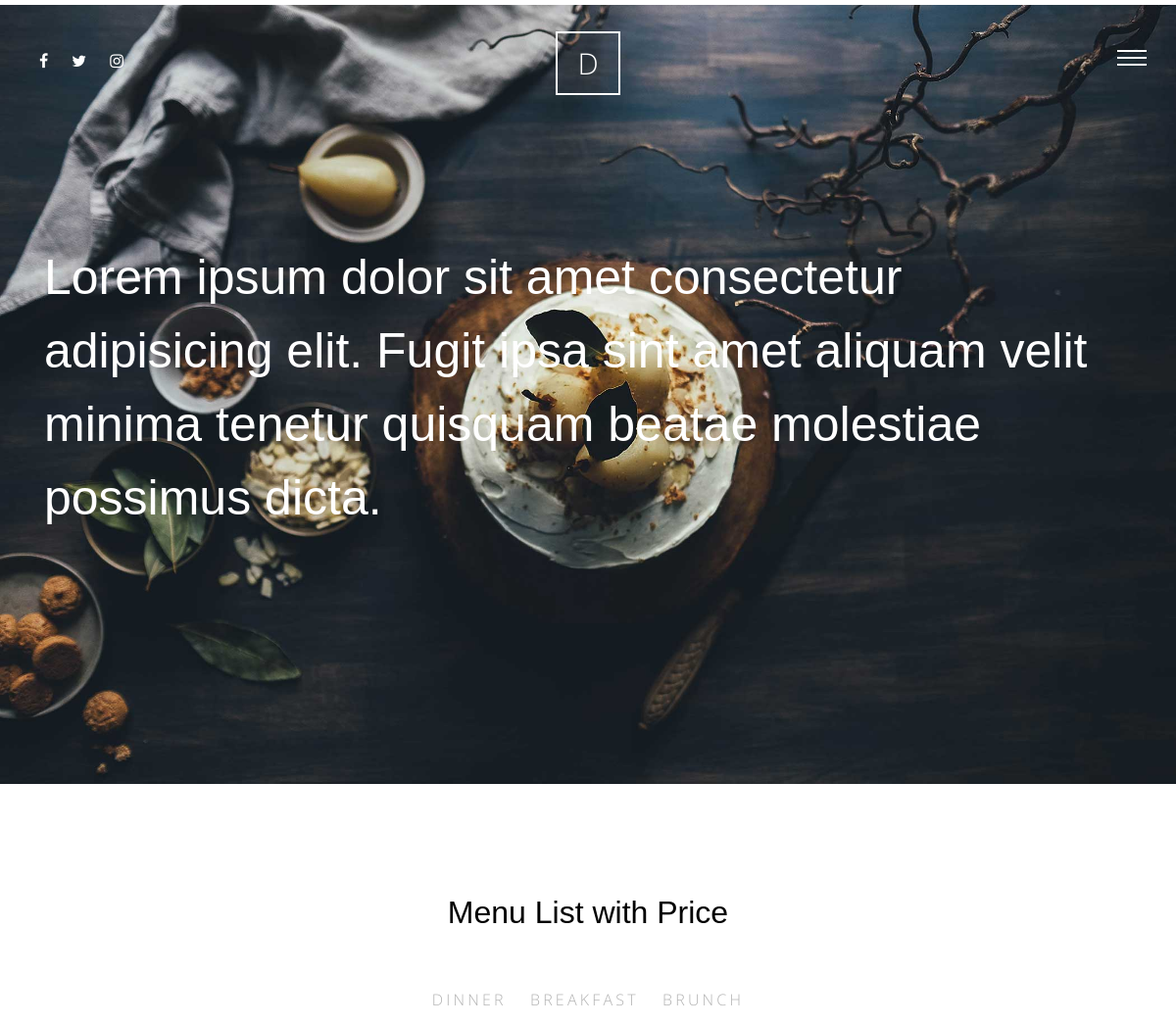
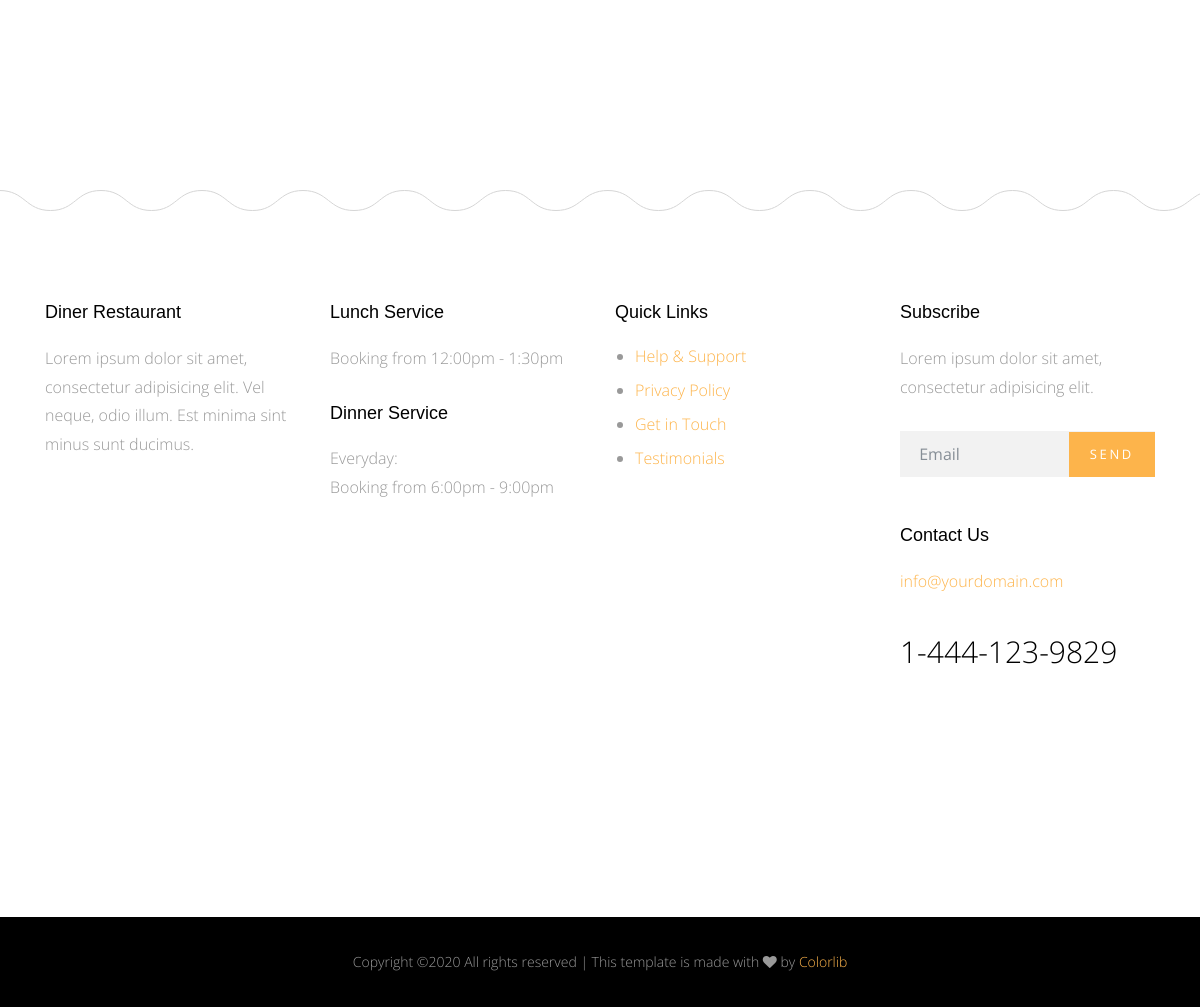
Screenshot of /meals/ with the database file from the repository (2 pictures, top to bottom).
### meals/models.py (models this page shows)
class Category(models.Model):
	name = models.CharField(max_length=50)
	class Meta:
		verbose_name = 'category'
		verbose_name_plural = 'categories'
	def __str__(self):
		return self.name

### meals/views.py (the view)
# urls.py: path('', views.meal_list, name = 'meal_list'),
def meal_list(request):
	meal_list = Meals.objects.all()
	categories = Category.objects.all()
	context = {'meal_list':meal_list, 'categories':categories,}
	return render(request,'meals/list.html',context)

### meals/templates/meals/list.html (shortened to what this page needs)
{% extends "base.html" %}
{% load static %}
{% block body %}
      <div class="main-wrap">
        <div class="cover_1">
          <div class="img_bg" style="background-image: url({%static 'site_static/img/slider-1.jpg'%})" data-stellar-background-ratio="0.5">
            <div class="container">
              <div class="row align-items-center">
                <div class="col-md-12" data-aos="fade-up">
                  <h2 class="heading">Lorem ipsum dolor sit amet consectetur adipisicing elit. Fugit ipsa sint amet aliquam velit minima tenetur quisquam beatae molestiae possimus dicta.</h2>
                </div>
              </div>
            </div>
          </div>
        </div>
        <div class="section">
          <div class="container">
            <div class="row justify-content-center">
              <div class="col-md-8" data-aos="fade-up">
                <h2 class="mb-5 text-center">Menu List with Price</h2>
                <ul class="nav site-tab-nav" id="pills-tab" role="tablist">
                  {% for category in categories  %}
                      <li class="nav-item">
                    <a class="nav-link" id="{{category}}-tab" data-toggle="pill" href="#{{category}}" role="tab" aria-controls="{{category}}" aria-selected="true">{{category}}</a>
                  </li>
                  {% endfor %}
                </ul>
                </div>
              </div>
            </div>
          </div>
        </div>
      </div>
{% endblock body %}

### static/site_static/css/style.css (style rules this page uses)
html { overflow-x: hidden; }
body { background: #fff; font-family: "Open Sans", cursive; font-size: 16px; line-height: 1.8; font-weight: 300; color: #999999; }
a { -webkit-transition: .3s all ease; -o-transition: .3s all ease; transition: .3s all ease; text-decoration: none; }
h1, h2, h3, h4, h5 { color: #000; font-family: "Playfair Display", Arial, sans-serif; }
.site-tab-nav { display: block; text-align: center; margin-bottom: 80px !important; }
.site-tab-nav li { float: none; display: inline-block; *display: inline; zoom: 1; }
.site-tab-nav li a { background: none; color: #b3b3b3; font-size: 16px; text-transform: uppercase; letter-spacing: .2em; border-bottom: 2px solid transparent; padding-left: 0; padding-right: 0; margin: 0 10px; }
.site-tab-nav, .nav-pills { text-align: center; }
.section { padding: 7em 0; }
.cover_1 { position: relative; }
.cover_1 .img_bg { background-repeat: no-repeat; background-size: cover !important; background-position: center center; }
.cover_1 .img_bg, .cover_1 .img_bg > .container > .row { min-height: 700px; height: 100vh; }
.cover_1 .heading { color: white; font-weight: 300; font-size: 30px; line-height: 1.5; }
@media (min-width: 768px) { .cover_1 .heading { font-size: 50px; line-height: 1.5; } }

### rows the page displays
Category: name "DINNER"
Category: name "BREAKFAST"
Category: name "BRUNCH"
